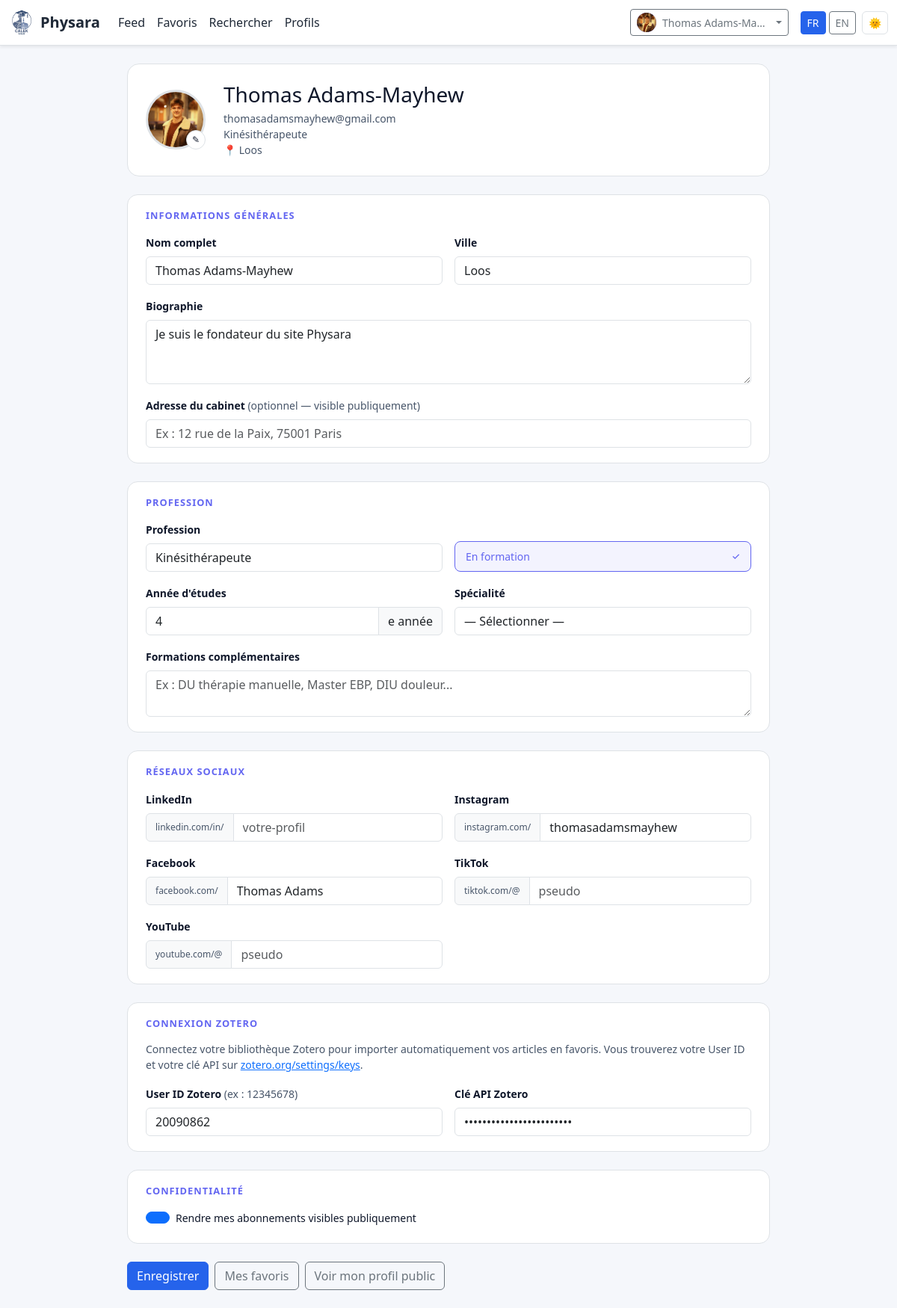
The page /me (signed in) on the database its author committed.
### app.py (models this page shows, shortened)
class User(UserMixin, db.Model):
    id = db.Column(db.Integer, primary_key=True)
    email = db.Column(db.String(120), unique=True, nullable=False)
    name = db.Column(db.String(120))
    password_hash = db.Column(db.String(255), nullable=False)
    role = db.Column(db.String(20), default="user")
    created_at = db.Column(db.DateTime, default=datetime.utcnow)
    bio = db.Column(db.Text)
    photo_filename = db.Column(db.String(255))
    profession = db.Column(db.String(120))
    profession_autre = db.Column(db.String(120))
    annee_etudes = db.Column(db.String(10))
    est_etudiant = db.Column(db.Boolean, default=False)
    formations_complementaires = db.Column(db.Text)
    specialite = db.Column(db.String(120))
    specialite_autre = db.Column(db.String(120))
    ville = db.Column(db.String(120))
    adresse_cabinet = db.Column(db.Text)
    annees_experience = db.Column(db.Integer)
    facebook = db.Column(db.String(255))
    instagram = db.Column(db.String(255))
    linkedin = db.Column(db.String(255))
    tiktok = db.Column(db.String(255))
    youtube = db.Column(db.String(255))
    abonnements_publics = db.Column(db.Boolean, default=True)
    zotero_api_key = db.Column(db.String(200))
    zotero_user_id = db.Column(db.String(50))

### app.py (the view, shortened to what this page needs)
@app.route('/me', methods=['GET', 'POST'])
@login_required
def me():
    fav_count = Favorite.query.filter(Favorite.user_id == current_user.id).count()
    drafts_count = (Article.query
                    .filter(Article.is_published.is_(False))
                    .filter(db.or_(Article.posted_by_id == current_user.id,
                                   Article.posted_by_id.is_(None)))).count()
    proposed_count = Proposal.query.filter(Proposal.proposer_id == current_user.id).count()
    return render_template('me.html',
        fav_count=fav_count,
        drafts_count=drafts_count,
        proposed_count=proposed_count
    )

### templates/me.html (shortened to what this page needs)
{% extends "layout.html" %}
{% block content %}
<div class="profile-edit-wrap">
  <div class="profile-header mb-4">
    <div class="d-flex align-items-center gap-4 flex-wrap">
      <div class="avatar-wrap" id="avatar-wrap">
        {% if current_user.photo_filename %}
          <img src="{{ url_for('static', filename='uploads/avatars/' + current_user.photo_filename) }}"
               class="avatar-img" id="avatar-preview" alt="Photo de profil">
        {% else %}
          <div class="avatar-initials avatar-initials-dynamic" id="avatar-initials" data-seed="{{ current_user.email }}">
            {{ (current_user.name or current_user.email)[0].upper() }}
          </div>
          <img src="" class="avatar-img d-none" id="avatar-preview" alt="Photo de profil">
        {% endif %}
        <label class="avatar-edit-btn" for="photo-input" title="Changer la photo">✎</label>
      </div>
      <div>
        <h3 class="mb-1">{{ current_user.name or current_user.email.split('@')[0] }}</h3>
        <p class="text-muted mb-0 small">{{ current_user.email }}</p>
        {% if current_user.profession %}
          <p class="text-muted mb-0 small">
            {{ current_user.profession }}{% if current_user.profession == 'Autre' and current_user.profession_autre %} — {{ current_user.profession_autre }}{% endif %}
          </p>
        {% endif %}
        {% if current_user.ville %}<p class="text-muted mb-0 small">📍 {{ current_user.ville }}</p>{% endif %}
      </div>
    </div>
  </div>
  <form method="post" enctype="multipart/form-data" id="profile-form">
    <div class="profile-sections">
      <div class="profile-section">
        <h6 class="section-title">Informations générales</h6>
        <div class="row g-3">
          <div class="col-md-6">
            <label class="form-label small fw-semibold">Nom complet</label>
            <input type="text" name="name" class="form-control" value="{{ current_user.name or '' }}" placeholder="Votre nom">
          </div>
          <div class="col-md-6">
            <label class="form-label small fw-semibold">Ville</label>
            <input type="text" name="ville" class="form-control" value="{{ current_user.ville or '' }}" placeholder="Ex : Lille">
          </div>
          <div class="col-12">
            <label class="form-label small fw-semibold">Biographie</label>
            <textarea name="bio" class="form-control" rows="3" placeholder="Quelques mots sur vous...">{{ current_user.bio or '' }}</textarea>
          </div>
          <div class="col-12">
            <label class="form-label small fw-semibold">Adresse du cabinet <span class="text-muted fw-normal">(optionnel — visible publiquement)</span></label>
            <input type="text" name="adresse_cabinet" class="form-control" value="{{ current_user.adresse_cabinet or '' }}" placeholder="Ex : 12 rue de la Paix, 75001 Paris">
          </div>
        </div>
      </div>
      <div class="profile-section">
        <h6 class="section-title">Profession</h6>
        <div class="row g-3">
          <div class="col-md-6">
            <label class="form-label small fw-semibold">Profession</label>
            <select name="profession" class="form-select" id="profession-select" onchange="toggleProfessionFields()">
              <optgroup label="Rééducation & Réadaptation">
                <option value="Kinésithérapeute" {% if current_user.profession == 'Kinésithérapeute' %}selected{% endif %}>Kinésithérapeute</option>
              </optgroup>
            </select>
          </div>
          <div class="col-md-6 d-flex align-items-end">
            <label class="etudiant-toggle {% if current_user.est_etudiant %}active{% endif %}">
              <span>En formation</span>
              <span class="etudiant-toggle-check ms-auto">✓</span>
            </label>
          </div>
          <div class="col-md-6" id="field-annee-etudes" {% if not current_user.est_etudiant %}style="display:none;"{% endif %}>
            <label class="form-label small fw-semibold">Année d'études</label>
            <div class="input-group">
              <input type="number" name="annee_etudes" class="form-control" min="1" max="12"
                     value="{{ current_user.annee_etudes or '' }}" placeholder="Ex : 3">
              <span class="input-group-text small">e année</span>
            </div>
          </div>
          <div class="col-md-6">
            <label class="form-label small fw-semibold">Spécialité</label>
            <select name="specialite" class="form-select" id="specialite-select" onchange="toggleSpecialiteAutre()">
              <option value="">— Sélectionner —</option>
            </select>
          </div>
          <div class="col-12">
            <label class="form-label small fw-semibold">Formations complémentaires</label>
            <textarea name="formations_complementaires" class="form-control" rows="2"
                      placeholder="Ex : DU thérapie manuelle, Master EBP, DIU douleur...">{{ current_user.formations_complementaires or '' }}</textarea>
          </div>
        </div>
      </div>
      <div class="profile-section">
        <h6 class="section-title">Réseaux sociaux</h6>
        <div class="row g-3">
          {% for network, icon, prefix, placeholder in [
            ('linkedin',  'LinkedIn',  'linkedin.com/in/', 'votre-profil'),
            ('instagram', 'Instagram', 'instagram.com/',   'pseudo'),
            ('facebook',  'Facebook',  'facebook.com/',    'pseudo'),
            ('tiktok',    'TikTok',    'tiktok.com/@',     'pseudo'),
            ('youtube',   'YouTube',   'youtube.com/@',    'pseudo')
          ] %}
          <div class="col-md-6">
            <label class="form-label small fw-semibold">{{ icon }}</label>
            <div class="input-group">
              <span class="input-group-text small text-muted" style="font-size:0.75rem;">{{ prefix }}</span>
              <input type="text" name="{{ network }}" class="form-control"
                     value="{{ current_user|attr(network) or '' }}"
                     placeholder="{{ placeholder }}">
            </div>
          </div>
          {% endfor %}
        </div>
      </div>
      <div class="profile-section">
        <h6 class="section-title">Connexion Zotero</h6>
        <p class="small text-muted mb-3">
          Connectez votre bibliothèque Zotero pour importer automatiquement vos articles en favoris.
          Vous trouverez votre User ID et votre clé API sur
          <a href="https://www.zotero.org/settings/keys" target="_blank" rel="noopener">zotero.org/settings/keys</a>.
        </p>
        <div class="row g-3">
          <div class="col-md-6">
            <label class="form-label small fw-semibold">User ID Zotero <span class="text-muted fw-normal">(ex : 12345678)</span></label>
            <input type="text" name="zotero_user_id" class="form-control"
                   value="{{ current_user.zotero_user_id or '' }}"
                   placeholder="12345678">
          </div>
          <div class="col-md-6">
            <label class="form-label small fw-semibold">Clé API Zotero</label>
            <input type="text" name="zotero_api_key" class="form-control"
                   value="{{ '•' * 24 if current_user.zotero_api_key else '' }}"
                   placeholder="{{ 'Clé configurée — laisser vide pour conserver' if current_user.zotero_api_key else 'Votre clé API privée' }}">
          </div>
        </div>
      </div>
      <div class="profile-section">
        <h6 class="section-title">Confidentialité</h6>
        <div class="form-check form-switch">
          <input class="form-check-input" type="checkbox" name="abonnements_publics" id="abonnements-publics"
                 {% if current_user.abonnements_publics %}checked{% endif %}>
          <label class="form-check-label small" for="abonnements-publics">
            Rendre mes abonnements visibles publiquement
          </label>
        </div>
      </div>
    </div>
    <div class="d-flex gap-2 mt-4">
      <button type="submit" class="btn btn-primary">Enregistrer</button>
      <a href="{{ url_for('favorites') }}" class="btn btn-outline-secondary">Mes favoris</a>
      <a href="{{ url_for('user_profile', user_id=current_user.id) }}" class="btn btn-outline-secondary">Voir mon profil public</a>
    </div>
  </form>
</div>
{% endblock %}

### templates/layout.html (shortened to what this page needs)
<!doctype html>
<html lang="fr" data-bs-theme="light">
<head>
  <link href="https://cdn.jsdelivr.net/npm/bootstrap@5.3.3/dist/css/bootstrap.min.css" rel="stylesheet">
  <link href="{{ url_for('static', filename='css/theme.css') }}" rel="stylesheet">
</head>
<body>
<nav class="navbar navbar-expand-lg sticky-top shadow-sm bg-body border-bottom">
  <div class="container-fluid">
    <a class="navbar-brand fw-bold d-flex align-items-center gap-2" href="{{ url_for('index') }}">
      <img src="{{ url_for('static', filename='img/physara-logo.png') }}" alt="Physara" class="logo-img" style="height:34px;width:auto;object-fit:contain">
      <span>Physara</span>
    </a>
    <div class="collapse navbar-collapse" id="navbarNav">
      <ul class="navbar-nav me-auto mb-2 mb-lg-0">
        {% if current_user.is_authenticated %}
          <li class="nav-item"><a class="nav-link{% if request.endpoint == 'feed' %} active{% endif %}" href="{{ url_for('feed') }}">{{ t('nav.feed') }}</a></li>
          <li class="nav-item"><a class="nav-link{% if request.endpoint == 'favorites' %} active{% endif %}" href="{{ url_for('favorites') }}">{{ t('nav.favorites') }}</a></li>
          <li class="nav-item"><a class="nav-link{% if request.endpoint == 'my_drafts' %} active{% endif %}" href="{{ url_for('my_drafts') }}">{{ t('nav.search') }}</a></li>
          <li class="nav-item"><a class="nav-link{% if request.endpoint == 'users_list' %} active{% endif %}" href="{{ url_for('users_list') }}">{{ t('nav.users') }}</a></li>
        {% endif %}
      </ul>
      <div class="d-flex align-items-center gap-2">
        {% if current_user.is_authenticated %}
           <div class="dropdown">
            <button class="btn btn-sm btn-outline-secondary dropdown-toggle d-flex align-items-center gap-2"
                    data-bs-toggle="dropdown" aria-expanded="false" data-bs-offset="0,4">
              {% if current_user.photo_filename %}
                <img src="{{ url_for('static', filename='uploads/avatars/' + current_user.photo_filename) }}"
                    class="avatar-nav" style="object-fit:cover;" alt="">
              {% else %}
                <span class="avatar-nav avatar-initials-dynamic" data-seed="{{ current_user.email }}">{{ (current_user.name or current_user.email)[0].upper() }}</span>
              {% endif %}
              <span class="d-none d-md-inline text-truncate" style="max-width:140px;">{{ current_user.name or current_user.email.split('@')[0] }}</span>
            </button>
          </div>
        {% else %}
          <a href="{{ url_for('login') }}" class="btn btn-sm btn-outline-primary">{{ t('nav.login') }}</a>
          <a href="{{ url_for('signup') }}" class="btn btn-sm btn-primary">{{ t('nav.signup') }}</a>
        {% endif %}
        <div class="d-flex align-items-center gap-1 ms-2">
          <a href="{{ url_for('set_lang', lang='fr') }}"
             class="btn btn-sm {% if current_lang() == 'fr' %}btn-primary{% else %}btn-outline-secondary{% endif %}">
            FR
          </a>
          <a href="{{ url_for('set_lang', lang='en') }}"
             class="btn btn-sm {% if current_lang() == 'en' %}btn-primary{% else %}btn-outline-secondary{% endif %}">
            EN
          </a>
        </div>
        <button id="theme-toggle" class="btn btn-sm btn-outline-secondary d-none d-lg-inline-flex" title="Basculer le thème" aria-label="Basculer le thème">🌞</button>
      </div>
    </div>
  </div>
</nav>
<main class="container py-4">
  {% block content %}{% endblock %}
</main>
</body>
</html>

### rows shown on the page
User: photo_filename (picture), name "Thomas Adams-Ma…", name "Thomas Adams-Mayhew", email "thomasadamsmayhew@gmail.com", profession "Kinésithérapeute", ville "Loos", bio "Je suis le fondateur du site Physara", annee_etudes "4", instagram "thomasadamsmayhew" "Thomas Adams", zotero_user_id "20090862", zotero_api_key "••••••••••••••••••••••••", abonnements_publics "☑"

### other values the page prints
{{ t('nav.feed') }} "Feed"
{{ t('nav.favorites') }} "Favoris"
{{ t('nav.search') }} "Rechercher"
{{ t('nav.users') }} "Profils"
{{ icon }} "LinkedIn" "Instagram" "Facebook" "TikTok" "YouTube"
{{ prefix }} "linkedin.com/in/" "instagram.com/" "facebook.com/" "tiktok.com/@" "youtube.com/@"
